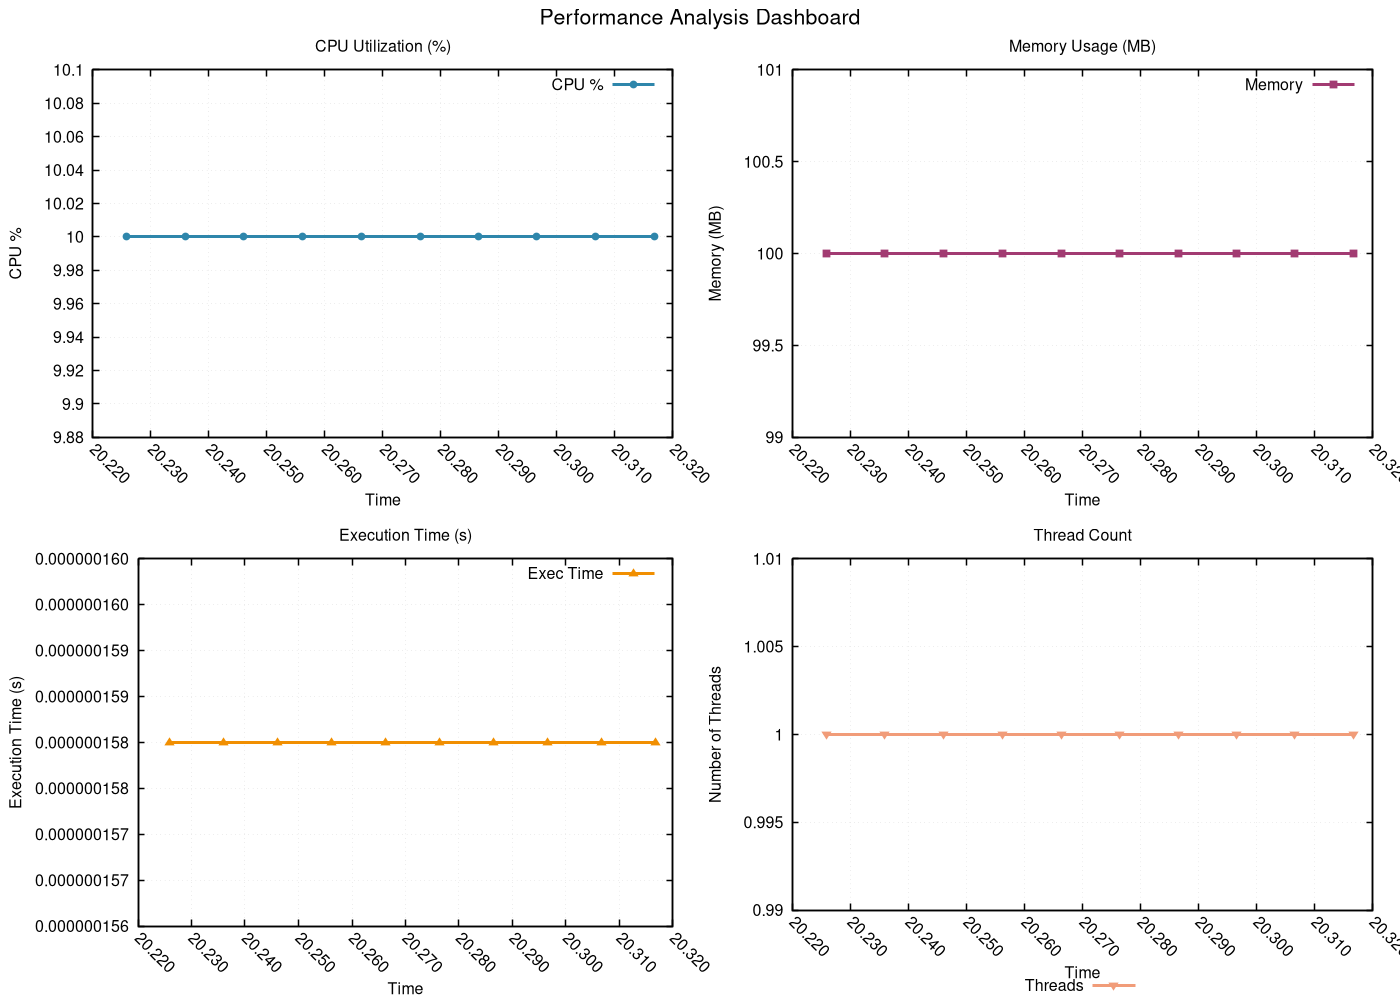

gnuplot code for this plot:
# GNUplot script for performance metrics
set terminal pngcairo enhanced font 'Helvetica,12' size 1400,1000
set output 'png/fibonacci_iterative_20260131_225122_performance.png'

set multiplot layout 2,2 title 'Performance Analysis Dashboard' font 'Helvetica,16'
set style line 1 lc rgb '#2E86AB' lt 1 lw 3 pt 7 ps 0.8
set style line 2 lc rgb '#A23B72' lt 1 lw 3 pt 5 ps 0.8
set style line 3 lc rgb '#F18F01' lt 1 lw 3 pt 9 ps 0.8
set style line 4 lc rgb '#F19C79' lt 1 lw 3 pt 11 ps 0.8
set style line 5 lc rgb '#0ABB9F' lt 1 lw 3 pt 13 ps 0.8

set format x "%.3f"
set xtics rotate by -45
set autoscale x

set title 'CPU Utilization (%)'
set xlabel 'Time'
set ylabel 'CPU %'
set grid linestyle 1 lc rgb '#D3D3D3' lt 0 lw 1
set border linewidth 1.5
plot 'png/fibonacci_iterative_20260131_225122_performance.dat' using 1:2 with linespoints ls 1 title 'CPU %'
set title 'Memory Usage (MB)'
set xlabel 'Time'
set ylabel 'Memory (MB)'
set grid linestyle 1 lc rgb '#D3D3D3' lt 0 lw 1
set border linewidth 1.5
plot 'png/fibonacci_iterative_20260131_225122_performance.dat' using 1:3 with linespoints ls 2 title 'Memory'
set title 'Execution Time (s)'
set xlabel 'Time'
set ylabel 'Execution Time (s)'
set grid linestyle 1 lc rgb '#D3D3D3' lt 0 lw 1
set border linewidth 1.5
plot 'png/fibonacci_iterative_20260131_225122_performance.dat' using 1:8 with linespoints ls 3 title 'Exec Time'
set title 'Thread Count'
set xlabel 'Time'
set ylabel 'Number of Threads'
set grid linestyle 1 lc rgb '#D3D3D3' lt 0 lw 1
set border linewidth 1.5
set key outside center bottom horizontal
plot 'png/fibonacci_iterative_20260131_225122_performance.dat' using 1:9 with linespoints ls 4 title 'Threads'
unset multiplot
